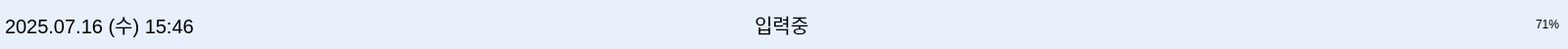
     <widget class="QFrame" name="topbar7">
      <property name="geometry">
       <rect>
        <x>0</x>
        <y>0</y>
        <width>1600</width>
        <height>50</height>
       </rect>
      </property>
      <property name="palette">
       <palette>
        <active>
         <colorrole role="WindowText">
          <brush brushstyle="SolidPattern">
           <color alpha="255">
            <red>0</red>
            <green>0</green>
            <blue>0</blue>
           </color>
          </brush>
         </colorrole>
         <colorrole role="Button">
          <brush brushstyle="SolidPattern">
           <color alpha="255">
            <red>231</red>
            <green>240</green>
            <blue>251</blue>
           </color>
          </brush>
         </colorrole>
         <colorrole role="Light">
          <brush brushstyle="SolidPattern">
           <color alpha="255">
            <red>255</red>
            <green>116</green>
            <blue>116</blue>
           </color>
          </brush>
         </colorrole>
         <colorrole role="Midlight">
          <brush brushstyle="SolidPattern">
           <color alpha="255">
            <red>247</red>
            <green>63</green>
            <blue>63</blue>
           </color>
          </brush>
         </colorrole>
         <colorrole role="Dark">
          <brush brushstyle="SolidPattern">
           <color alpha="255">
            <red>120</red>
            <green>6</green>
            <blue>6</blue>
           </color>
          </brush>
         </colorrole>
         <colorrole role="Mid">
          <brush brushstyle="SolidPattern">
           <color alpha="255">
            <red>160</red>
            <green>7</green>
            <blue>7</blue>
           </color>
          </brush>
         </colorrole>
         <colorrole role="Text">
          <brush brushstyle="SolidPattern">
           <color alpha="255">
            <red>0</red>
            <green>0</green>
            <blue>0</blue>
           </color>
          </brush>
         </colorrole>
         <colorrole role="BrightText">
          <brush brushstyle="SolidPattern">
           <color alpha="255">
            <red>255</red>
            <green>255</green>
            <blue>255</blue>
           </color>
          </brush>
         </colorrole>
         <colorrole role="ButtonText">
          <brush brushstyle="SolidPattern">
           <color alpha="255">
            <red>0</red>
            <green>0</green>
            <blue>0</blue>
           </color>
          </brush>
         </colorrole>
         <colorrole role="Base">
          <brush brushstyle="SolidPattern">
           <color alpha="255">
            <red>231</red>
            <green>240</green>
            <blue>251</blue>
           </color>
          </brush>
         </colorrole>
         <colorrole role="Window">
          <brush brushstyle="SolidPattern">
           <color alpha="255">
            <red>231</red>
            <green>240</green>
            <blue>251</blue>
           </color>
          </brush>
         </colorrole>
         <colorrole role="Shadow">
          <brush brushstyle="SolidPattern">
           <color alpha="255">
            <red>0</red>
            <green>0</green>
            <blue>0</blue>
           </color>
          </brush>
         </colorrole>
         <colorrole role="AlternateBase">
          <brush brushstyle="SolidPattern">
           <color alpha="255">
            <red>247</red>
            <green>133</green>
            <blue>133</blue>
           </color>
          </brush>
         </colorrole>
         <colorrole role="ToolTipBase">
          <brush brushstyle="SolidPattern">
           <color alpha="255">
            <red>255</red>
            <green>255</green>
            <blue>220</blue>
           </color>
          </brush>
         </colorrole>
         <colorrole role="ToolTipText">
          <brush brushstyle="SolidPattern">
           <color alpha="255">
            <red>0</red>
            <green>0</green>
            <blue>0</blue>
           </color>
          </brush>
         </colorrole>
         <colorrole role="PlaceholderText">
          <brush brushstyle="SolidPattern">
           <color alpha="128">
            <red>0</red>
            <green>0</green>
            <blue>0</blue>
           </color>
          </brush>
         </colorrole>
        </active>
        <inactive>
         <colorrole role="WindowText">
          <brush brushstyle="SolidPattern">
           <color alpha="255">
            <red>0</red>
            <green>0</green>
            <blue>0</blue>
           </color>
          </brush>
         </colorrole>
         <colorrole role="Button">
          <brush brushstyle="SolidPattern">
           <color alpha="255">
            <red>231</red>
            <green>240</green>
            <blue>251</blue>
           </color>
          </brush>
         </colorrole>
         <colorrole role="Light">
          <brush brushstyle="SolidPattern">
           <color alpha="255">
            <red>255</red>
            <green>116</green>
            <blue>116</blue>
           </color>
          </brush>
         </colorrole>
         <colorrole role="Midlight">
          <brush brushstyle="SolidPattern">
           <color alpha="255">
            <red>247</red>
            <green>63</green>
            <blue>63</blue>
           </color>
          </brush>
         </colorrole>
         <colorrole role="Dark">
          <brush brushstyle="SolidPattern">
           <color alpha="255">
            <red>120</red>
            <green>6</green>
            <blue>6</blue>
           </color>
          </brush>
         </colorrole>
         <colorrole role="Mid">
          <brush brushstyle="SolidPattern">
           <color alpha="255">
            <red>160</red>
            <green>7</green>
            <blue>7</blue>
           </color>
          </brush>
         </colorrole>
         <colorrole role="Text">
          <brush brushstyle="SolidPattern">
           <color alpha="255">
            <red>0</red>
            <green>0</green>
            <blue>0</blue>
           </color>
          </brush>
         </colorrole>
         <colorrole role="BrightText">
          <brush brushstyle="SolidPattern">
           <color alpha="255">
            <red>255</red>
            <green>255</green>
            <blue>255</blue>
           </color>
          </brush>
         </colorrole>
         <colorrole role="ButtonText">
          <brush brushstyle="SolidPattern">
           <color alpha="255">
            <red>0</red>
            <green>0</green>
            <blue>0</blue>
           </color>
          </brush>
         </colorrole>
         <colorrole role="Base">
          <brush brushstyle="SolidPattern">
           <color alpha="255">
            <red>231</red>
            <green>240</green>
            <blue>251</blue>
           </color>
          </brush>
         </colorrole>
         <colorrole role="Window">
          <brush brushstyle="SolidPattern">
           <color alpha="255">
            <red>231</red>
            <green>240</green>
            <blue>251</blue>
           </color>
          </brush>
         </colorrole>
         <colorrole role="Shadow">
          <brush brushstyle="SolidPattern">
           <color alpha="255">
            <red>0</red>
            <green>0</green>
            <blue>0</blue>
           </color>
          </brush>
         </colorrole>
         <colorrole role="AlternateBase">
          <brush brushstyle="SolidPattern">
           <color alpha="255">
            <red>247</red>
            <green>133</green>
            <blue>133</blue>
           </color>
          </brush>
         </colorrole>
         <colorrole role="ToolTipBase">
          <brush brushstyle="SolidPattern">
           <color alpha="255">
            <red>255</red>
            <green>255</green>
            <blue>220</blue>
           </color>
          </brush>
         </colorrole>
         <colorrole role="ToolTipText">
          <brush brushstyle="SolidPattern">
           <color alpha="255">
            <red>0</red>
            <green>0</green>
            <blue>0</blue>
           </color>
          </brush>
         </colorrole>
         <colorrole role="PlaceholderText">
          <brush brushstyle="SolidPattern">
           <color alpha="128">
            <red>0</red>
            <green>0</green>
            <blue>0</blue>
           </color>
          </brush>
         </colorrole>
        </inactive>
        <disabled>
         <colorrole role="WindowText">
          <brush brushstyle="SolidPattern">
           <color alpha="255">
            <red>120</red>
            <green>6</green>
            <blue>6</blue>
           </color>
          </brush>
         </colorrole>
         <colorrole role="Button">
          <brush brushstyle="SolidPattern">
           <color alpha="255">
            <red>231</red>
            <green>240</green>
            <blue>251</blue>
           </color>
          </brush>
         </colorrole>
         <colorrole role="Light">
          <brush brushstyle="SolidPattern">
           <color alpha="255">
            <red>255</red>
            <green>116</green>
            <blue>116</blue>
           </color>
          </brush>
         </colorrole>
         <colorrole role="Midlight">
          <brush brushstyle="SolidPattern">
           <color alpha="255">
            <red>247</red>
            <green>63</green>
            <blue>63</blue>
           </color>
          </brush>
         </colorrole>
         <colorrole role="Dark">
          <brush brushstyle="SolidPattern">
           <color alpha="255">
            <red>120</red>
            <green>6</green>
            <blue>6</blue>
           </color>
          </brush>
         </colorrole>
         <colorrole role="Mid">
          <brush brushstyle="SolidPattern">
           <color alpha="255">
            <red>160</red>
            <green>7</green>
            <blue>7</blue>
           </color>
          </brush>
         </colorrole>
         <colorrole role="Text">
          <brush brushstyle="SolidPattern">
           <color alpha="255">
            <red>120</red>
            <green>6</green>
            <blue>6</blue>
           </color>
          </brush>
         </colorrole>
         <colorrole role="BrightText">
          <brush brushstyle="SolidPattern">
           <color alpha="255">
            <red>255</red>
            <green>255</green>
            <blue>255</blue>
           </color>
          </brush>
         </colorrole>
         <colorrole role="ButtonText">
          <brush brushstyle="SolidPattern">
           <color alpha="255">
            <red>120</red>
            <green>6</green>
            <blue>6</blue>
           </color>
          </brush>
         </colorrole>
         <colorrole role="Base">
          <brush brushstyle="SolidPattern">
           <color alpha="255">
            <red>231</red>
            <green>240</green>
            <blue>251</blue>
           </color>
          </brush>
         </colorrole>
         <colorrole role="Window">
          <brush brushstyle="SolidPattern">
           <color alpha="255">
            <red>231</red>
            <green>240</green>
            <blue>251</blue>
           </color>
          </brush>
         </colorrole>
         <colorrole role="Shadow">
          <brush brushstyle="SolidPattern">
           <color alpha="255">
            <red>0</red>
            <green>0</green>
            <blue>0</blue>
           </color>
          </brush>
         </colorrole>
         <colorrole role="AlternateBase">
          <brush brushstyle="SolidPattern">
           <color alpha="255">
            <red>240</red>
            <green>11</green>
            <blue>11</blue>
           </color>
          </brush>
         </colorrole>
         <colorrole role="ToolTipBase">
          <brush brushstyle="SolidPattern">
           <color alpha="255">
            <red>255</red>
            <green>255</green>
            <blue>220</blue>
           </color>
          </brush>
         </colorrole>
         <colorrole role="ToolTipText">
          <brush brushstyle="SolidPattern">
           <color alpha="255">
            <red>0</red>
            <green>0</green>
            <blue>0</blue>
           </color>
          </brush>
         </colorrole>
         <colorrole role="PlaceholderText">
          <brush brushstyle="SolidPattern">
           <color alpha="128">
            <red>0</red>
            <green>0</green>
            <blue>0</blue>
           </color>
          </brush>
         </colorrole>
        </disabled>
       </palette>
      </property>
      <property name="styleSheet">
       <string>background-color: #e7f0fb;</string>
      </property>
      <widget class="QLabel" name="label_datetime7">
       <property name="geometry">
        <rect>
         <x>5</x>
         <y>0</y>
         <width>331</width>
         <height>50</height>
        </rect>
       </property>
       <property name="font">
        <font>
         <pointsize>15</pointsize>
        </font>
       </property>
       <property name="text">
        <string>2025.07.16 (수) 15:46</string>
       </property>
      </widget>
      <widget class="QLabel" name="label_battery7">
       <property name="geometry">
        <rect>
         <x>1470</x>
         <y>0</y>
         <width>121</width>
         <height>50</height>
        </rect>
       </property>
       <property name="text">
        <string>71%</string>
       </property>
       <property name="alignment">
        <set>Qt::AlignRight|Qt::AlignTrailing|Qt::AlignVCenter</set>
       </property>
      </widget>
      <widget class="QLabel" name="label_status7">
       <property name="geometry">
        <rect>
         <x>770</x>
         <y>0</y>
         <width>141</width>
         <height>50</height>
        </rect>
       </property>
       <property name="font">
        <font>
         <pointsize>15</pointsize>
         <weight>50</weight>
         <bold>false</bold>
        </font>
       </property>
       <property name="text">
        <string>입력중</string>
       </property>
      </widget>
      <widget class="QLabel" name="label_image7">
       <property name="geometry">
        <rect>
         <x>690</x>
         <y>0</y>
         <width>71</width>
         <height>50</height>
        </rect>
       </property>
       <property name="text">
        <string/>
       </property>
       <property name="pixmap">
        <pixmap>icon/입력중.png</pixmap>
       </property>
       <property name="scaledContents">
        <bool>true</bool>
       </property>
      </widget>
     </widget>
